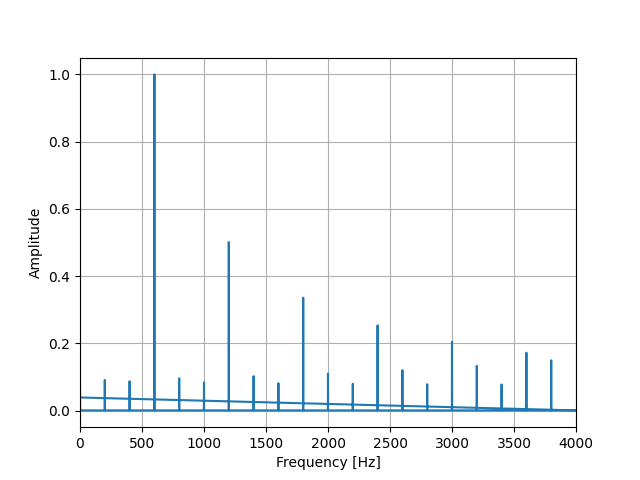

This figure's Python source:
import numpy as np
import matplotlib.pyplot as plt
from scipy.io import wavfile
from IPython.display import display, Audio

fs = 8000
duration = 1

f0 = 600
T = fs / f0

length_of_s = int(fs * duration)
s = np.zeros(length_of_s)

x = 0
for n in range(length_of_s):
    s[n] = -2 * x + 1

    delta = f0 / fs

    x += delta
    if x >= 1:
        x -= 1

for n in range(length_of_s):
    s[n] = (s[n] + 1) / 2 * 65536
    s[n] = int(s[n] + 0.5)
    if s[n] > 65535:
        s[n] = 65535
    elif s[n] < 0:
        s[n] = 0

    s[n] -= 32768

# 周波数特性のグラフを作成
freq = np.fft.fftfreq(length_of_s, d=1/fs)
fft = np.fft.fft(s)

plt.plot(freq, np.abs(fft)/np.max(np.abs(fft)))  # 縦軸の最大値を1にする
plt.xlabel('Frequency [Hz]')
plt.ylabel('Amplitude')
# plt.title('Frequency Spectrum')
plt.xlim(0, fs/2)
plt.grid(True)
# plt.show()
plt.savefig('kadai_4.png')

wavfile.write('kadai_4.wav', fs, s.astype(np.int16))

Audio('kadai_4.wav')
